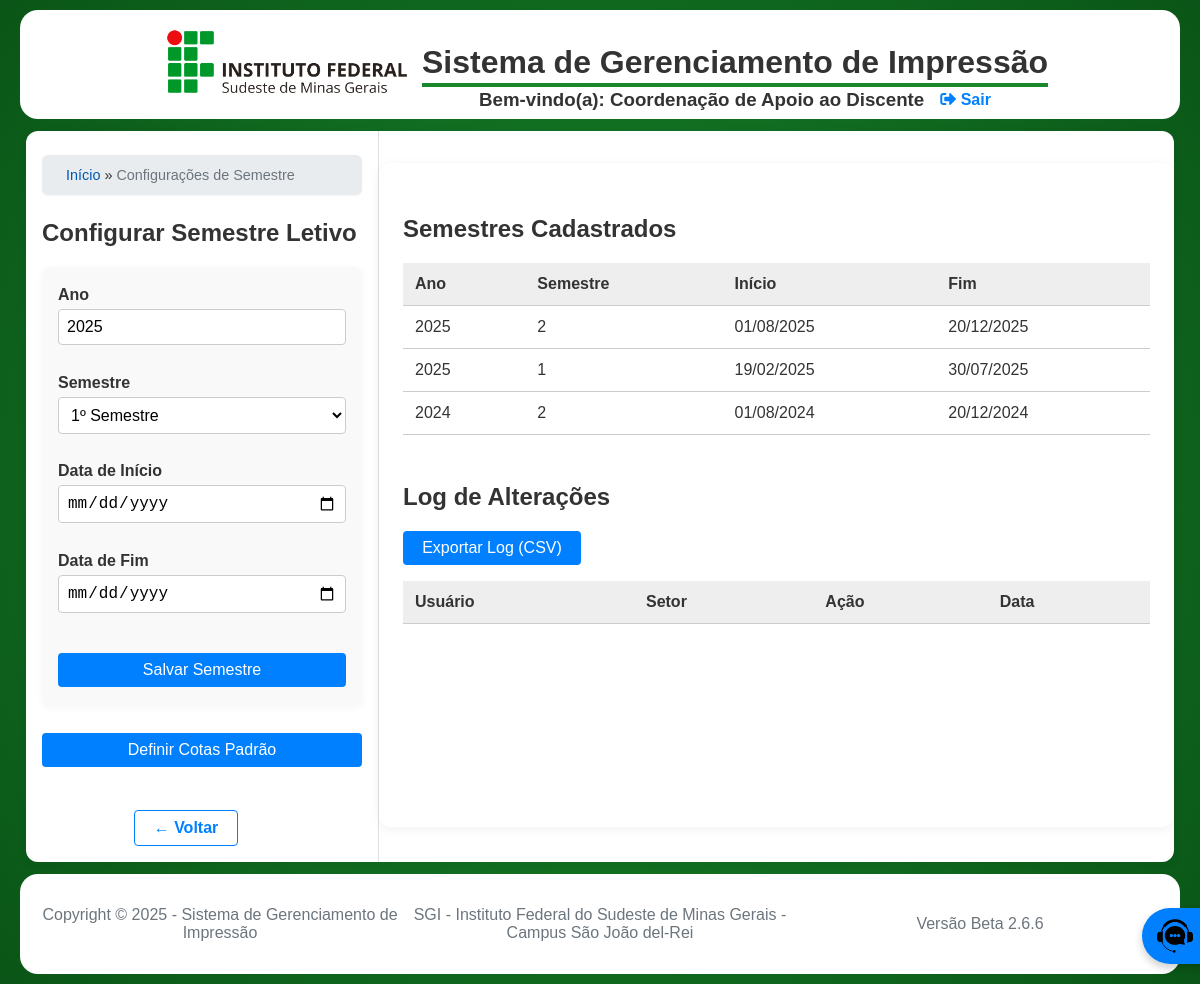
The page /pages/admin/configurar_semestre.php (signed in) on the database its author committed.
### tables this page shows
CREATE TABLE `SemestreLetivo` (
  `id` int(11) NOT NULL AUTO_INCREMENT,
  `ano` int(11) NOT NULL,
  `semestre` enum('1','2') NOT NULL,
  `data_inicio` date NOT NULL,
  `data_fim` date NOT NULL,
  PRIMARY KEY (`id`),
  UNIQUE KEY `ano` (`ano`,`semestre`)
);

### pages/admin/configurar_semestre.php (the view, shortened to what this page needs)
<?php
require_once '../../includes/config.php';
$stmt_semestres = $conn->query("SELECT * FROM SemestreLetivo ORDER BY ano DESC, semestre DESC");
$semestres = $stmt_semestres->fetchAll();
include_once '../../includes/header.php';
?>
<link rel="stylesheet" href="./css/configurar_semestre.css?v=<?= ASSET_VERSION ?>">
<div class="dashboard-layout">
    <aside class="dashboard-aside">
        <div class="container-principal">
        <?php
        if (isset($_SESSION['usuario'])) {
            gerar_migalhas();
        }
        ?>
        <h1>Configurar Semestre Letivo</h1>
        <form method="POST" class="form-semestre" style="margin-bottom:1em;" id="form-semestre">
            <label>Ano <input type="number" name="ano" required min="2020" max="2100" value="<?= date('Y') ?>"></label>
            <label>Semestre
                <select name="semestre" required>
                    <option value="1">1º Semestre</option>
                </select>
            </label>
            <label>Data de Início <input type="date" name="data_inicio" required></label>
            <label>Data de Fim <input type="date" name="data_fim" required></label>
            <button type="submit">Salvar Semestre</button>
        </form>
        <button type="button" id="btn-abrir-modal-cotas" class="btn-menu">Definir Cotas Padrão</button>
        <nav class="btn-container" aria-label="Ações">
            <a class="btn-back" href="javascript:history.back()">&larr; Voltar</a>
        </nav>
    </aside>
    <main class="dashboard-main">
        <h2>Semestres Cadastrados</h2>
        <table>
            <thead>
                <tr>
                    <th>Ano</th>
                    <th>Semestre</th>
                    <th>Início</th>
                    <th>Fim</th>
                </tr>
            </thead>
            <tbody>
                <?php foreach ($semestres as $s): ?>
                    <tr>
                        <td><?= htmlspecialchars($s->ano) ?></td>
                        <td><?= htmlspecialchars($s->semestre) ?></td>
                        <td><?= date('d/m/Y', strtotime($s->data_inicio)) ?></td>
                        <td><?= date('d/m/Y', strtotime($s->data_fim)) ?></td>
                    </tr>
                <?php endforeach; ?>
            </tbody>
        </table>
        <h2 style="margin-top:2em;">Log de Alterações</h2>
        <a href="?exportar_log=csv" class="btn-cotas" style="margin-bottom:1em;display:inline-block;">Exportar Log (CSV)</a>
        <table>
            <thead>
                <tr>
                    <th>Usuário</th>
                    <th>Setor</th>
                    <th>Ação</th>
                    <th>Data</th>
                </tr>
            </thead>
        </table>
    </main>
</div>
<?php include_once '../../includes/footer.php'; ?>

### css/styles.css (style rules this page uses)
body { background: radial-gradient(circle at center, #19882c, #0A5517); background-attachment: fixed; font-family: Arial, sans-serif; margin: 0; padding: 0; color: #333; }
a { text-decoration: none; }
.dashboard-layout { display: flex; min-height: 700px; background: #fff; margin: 12px 26px; border-radius: 12px; box-shadow: 0 2px 12px rgba(0,0,0,0.06); }
.dashboard-aside { width: 320px; border-right: 1px solid #e0e0e0; padding: 1.5rem 1rem 1rem 1rem; display: flex; flex-direction: column; gap: 1.5rem; }
.dashboard-main { margin-left: 10px; margin-right: 10px; width: 65%; max-height: 600px; overflow-y: auto; flex: 1; min-width: 0; padding: 1rem 0 1rem 0; }
.btn-container { display: flex; flex-direction: column; gap: 0.5rem; width: 90%; margin-top: 1rem; }
.btn-back { display: inline-block; margin: 1.5rem auto 0 auto; background: #fff; color: #0080ff; border: 1px solid #0080ff; border-radius: 4px; padding: 0.5rem 1.2rem; font-size: 1em; font-weight: 600; text-align: center; text-decoration: none; transition: background 0.2s, color 0.2s; }

### pages/admin/css/configurar_semestre.css (style rules this page uses)
.dashboard-main { width: 100%; max-width: 900px; margin: 2rem auto; background: #fff; border-radius: 12px; box-shadow: 0 2px 12px rgba(0,0,0,0.06); padding: 2rem 2vw 2rem 2vw; }
.btn-menu { width: 100%; min-width: 0; max-width: 100%; background-color: #0080ff; color: white; border: none; border-radius: 4px; cursor: pointer; margin-top: 0.7rem; margin-bottom: 0.2rem; font-size: 1rem; padding: 0.5rem; text-align: center; text-decoration: none; transition: background 0.2s; }
.form-semestre { display: flex; flex-direction: column; gap: 1.1rem; width: 90%; max-width: 500px; margin: 0 auto 2em auto; background: #f9f9f9; border-radius: 8px; padding: 1.2rem 1rem 1rem 1rem; box-shadow: 0 2px 8px rgba(0,0,0,0.04); }
.form-semestre label { font-weight: 600; margin-bottom: 0.2rem; }
.form-semestre input, .form-semestre select { width: 100%; min-width: 0; max-width: 100%; margin-top: 0.3rem; margin-bottom: 0.5rem; border: 1px solid #ccc; border-radius: 4px; background: #fff; box-sizing: border-box; padding: 0.5rem; font-size: 1rem; }
.form-semestre button { width: 100%; min-width: 0; max-width: 100%; background-color: #0080ff; color: white; border: none; border-radius: 4px; cursor: pointer; margin-top: 0.7rem; margin-bottom: 0.2rem; font-size: 1rem; padding: 0.5rem; text-align: center; text-decoration: none; transition: background 0.2s; }
.btn-cotas { background-color: #0080ff; color: white; border: none; border-radius: 4px; cursor: pointer; padding: 0.5rem 1.2rem; font-size: 1rem; margin-bottom: 1em; text-align: center; text-decoration: none; display: inline-block; transition: background 0.2s; }
table { width: 100%; border-collapse: collapse; background: #fff; margin-bottom: 1.5em; }
thead { background-color: #eee; }
th, td { padding: 0.75rem; text-align: left; border-bottom: 1px solid #ccc; }

### rows shown on the page
semestreletivo: ano "2025", semestre "2", data_inicio "01/08/2025", data_fim "20/12/2025"
semestreletivo: ano "2025", semestre "1", data_inicio "19/02/2025", data_fim "30/07/2025"
semestreletivo: ano "2024", semestre "2", data_inicio "01/08/2024", data_fim "20/12/2024"

### other values the page prints
SITE_NAME "Sistema de Gerenciamento de Impressão"
$nome_exibicao "Configurações de Semestre"
CURRENT_YEAR "2025"
SITE_DESCRIPTION "SGI - Instituto Federal do Sudeste de Minas Gerais - Campus São João del-Rei"
ASSET_VERSION "2.6.6"
